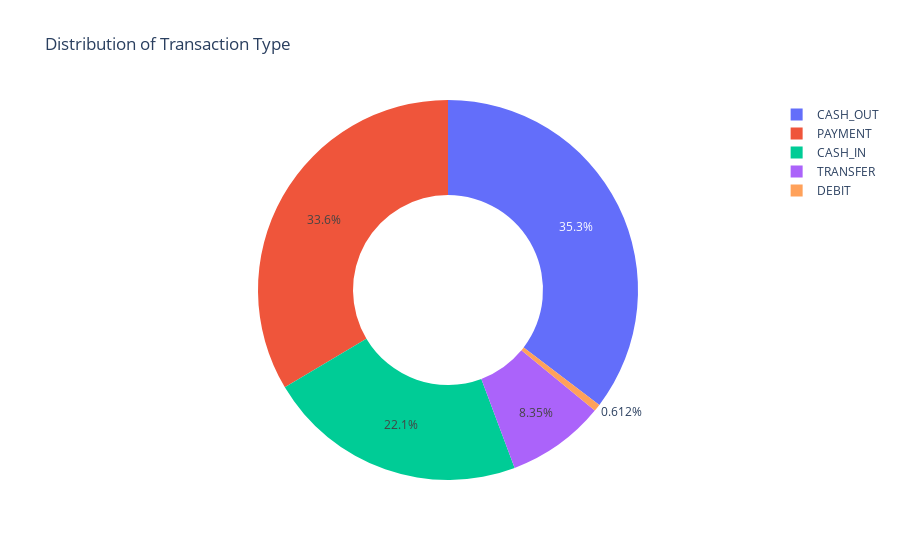

Notebook source saved alongside this figure:
### Code cell
type = data["type"].value_counts()

# Extract the transaction's names
transactions = type.index
# Extract the quantity of each transaction
quantity = type.values

# See the distribution of the transactions in a pie chart
figure = px.pie(data, 
             values=quantity, 
             names=transactions, hole = 0.5, 
             title="Distribution of Transaction Type")
figure.show()

### Figure 1 — Plotly figure (JSON) as saved in the notebook; plotly's stock layout.template omitted (floating-point values rounded to 4 significant figures)
{"data": [{"domain": {"x": [0, 1], "y": [0, 1]}, "hole": 0.5, "hovertemplate": "label=%{label}<br>value=%{value}<extra></extra>", "labels": ["CASH_OUT", "PAYMENT", "CASH_IN", "TRANSFER", "DEBIT"], "legendgroup": "", "name": "", "showlegend": true, "type": "pie", "values": [35334, 33564, 22141, 8349, 612]}], "layout": {"legend": {"tracegroupgap": 0}, "title": {"text": "Distribution of Transaction Type"}}}
